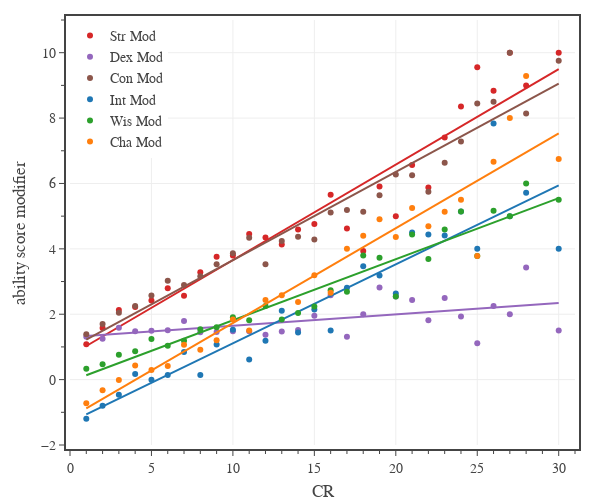

Notebook code cell kept with this figure:
### Code cell
# Ability score modifier
columns = ['Str Mod','Dex Mod','Con Mod','Int Mod','Wis Mod','Cha Mod']
colors = ['#d62728','#9467bd','#8c564b','#1f77b4','#2ca02c','#ff7f0e']

df1 = df0[df0['Category'].isin(['generic','legendary','unique']) & df0['CR'].between(1, 30)]

# create figure
fig = go.Figure(
    layout=go.Layout(
        template=tfb.FIG_TEMPLATE,
        margin=dict(l=70, r=25, b=55, t=20, pad=4),
        xaxis=dict(
            title_text='CR',
            range=[0,31],
            tick0=0, dtick=5,
            minor=dict(tick0=0, dtick=1),
        ),
        yaxis=dict(
            title_text='ability score modifier',
            range=[-2,11],
            tick0=0, dtick=2,
            minor=dict(tick0=0, dtick=1),
        ),
        legend=dict(
            xanchor='left', yanchor='top',
            x=0.00, y=1.00,
            orientation='v',
            tracegroupgap=0,
        )
    )
)

for column, color in zip(columns, colors):
    plot_mean_fit(fig, df1, 'CR', column, column, color)

# show figure
fig.update_layout(width=600, height=500)
fig.show(config=tfb.FIG_CONFIG)

# save figures
if SAVEFIGS:
    fig.update_layout(autosize=True, width=None, height=None)
    tfb.save_fig_html(fig, format='large', name='fig-ability-score-modifier-vs-cr-large')
    tfb.save_fig_html(fig, format='small', name='fig-ability-score-modifier-vs-cr-small')

### Figure 1 — Plotly figure (JSON) as saved in the notebook; plotly's stock layout.template omitted (floating-point values rounded to 4 significant figures)
{"data": [{"hovertemplate": "<b>Str Mod</b><br>CR %{x:,.0f}<br>Mean %{y:,.1f}<br><extra></extra>", "legendgroup": "Str Mod", "line": {"color": "#d62728"}, "mode": "markers", "name": "Str Mod", "type": "scatter", "x": [1, 2, 3, 4, 5, 6, 7, 8, 9, 10, 11, 12, 13, 14, 15, 16, 17, 18, 19, 20, 21, 22, 23, 24, 25, 26, 27, 28, 30], "y": [1.085, 1.579, 2.132, 2.224, 2.421, 2.792, 2.564, 3.288, 3.755, 3.795, 4.455, 4.344, 4.132, 4.593, 4.762, 5.654, 4.625, 3.933, 5.909, 5, 6.562, 5.875, 7.409, 8.357, 9.556, 8.833, 10, 9, 10]}, {"hoverinfo": "skip", "legendgroup": "Str Mod", "line": {"color": "#d62728"}, "mode": "lines", "name": "Str Mod", "showlegend": false, "type": "scatter", "x": [1, 2, 3, 4, 5, 6, 7, 8, 9, 10, 11, 12, 13, 14, 15, 16, 17, 18, 19, 20, 21, 22, 23, 24, 25, 26, 27, 28, 30], "y": [1.028, 1.32, 1.612, 1.904, 2.196, 2.488, 2.78, 3.072, 3.364, 3.656, 3.948, 4.239, 4.531, 4.823, 5.115, 5.407, 5.699, 5.991, 6.283, 6.575, 6.867, 7.159, 7.451, 7.743, 8.035, 8.326, 8.618, 8.91, 9.494]}, {"hovertemplate": "<b>Dex Mod</b><br>CR %{x:,.0f}<br>Mean %{y:,.1f}<br><extra></extra>", "legendgroup": "Dex Mod", "line": {"color": "#9467bd"}, "mode": "markers", "name": "Dex Mod", "type": "scatter", "x": [1, 2, 3, 4, 5, 6, 7, 8, 9, 10, 11, 12, 13, 14, 15, 16, 17, 18, 19, 20, 21, 22, 23, 24, 25, 26, 27, 28, 30], "y": [1.314, 1.251, 1.589, 1.477, 1.493, 1.506, 1.795, 1.45, 1.453, 1.477, 1.477, 1.375, 1.474, 1.519, 1.952, 2.577, 1.312, 2, 2.818, 2.545, 2.438, 1.812, 2.5, 1.929, 1.111, 2.25, 2, 3.429, 1.5]}, {"hoverinfo": "skip", "legendgroup": "Dex Mod", "line": {"color": "#9467bd"}, "mode": "lines", "name": "Dex Mod", "showlegend": false, "type": "scatter", "x": [1, 2, 3, 4, 5, 6, 7, 8, 9, 10, 11, 12, 13, 14, 15, 16, 17, 18, 19, 20, 21, 22, 23, 24, 25, 26, 27, 28, 30], "y": [1.335, 1.369, 1.404, 1.439, 1.473, 1.508, 1.543, 1.578, 1.612, 1.647, 1.682, 1.716, 1.751, 1.786, 1.82, 1.855, 1.89, 1.924, 1.959, 1.994, 2.028, 2.063, 2.098, 2.132, 2.167, 2.202, 2.236, 2.271, 2.341]}, {"hovertemplate": "<b>Con Mod</b><br>CR %{x:,.0f}<br>Mean %{y:,.1f}<br><extra></extra>", "legendgroup": "Con Mod", "line": {"color": "#8c564b"}, "mode": "markers", "name": "Con Mod", "type": "scatter", "x": [1, 2, 3, 4, 5, 6, 7, 8, 9, 10, 11, 12, 13, 14, 15, 16, 17, 18, 19, 20, 21, 22, 23, 24, 25, 26, 27, 28, 30], "y": [1.39, 1.699, 2.046, 2.252, 2.571, 3.026, 2.897, 3.163, 3.528, 3.864, 4.341, 3.531, 4.237, 4.37, 4.286, 5.115, 5.188, 5.133, 5.636, 6.273, 6.25, 5.75, 6.636, 7.286, 8.444, 8.5, 10, 8.143, 9.75]}, {"hoverinfo": "skip", "legendgroup": "Con Mod", "line": {"color": "#8c564b"}, "mode": "lines", "name": "Con Mod", "showlegend": false, "type": "scatter", "x": [1, 2, 3, 4, 5, 6, 7, 8, 9, 10, 11, 12, 13, 14, 15, 16, 17, 18, 19, 20, 21, 22, 23, 24, 25, 26, 27, 28, 30], "y": [1.222, 1.492, 1.762, 2.032, 2.302, 2.572, 2.842, 3.112, 3.382, 3.652, 3.921, 4.191, 4.461, 4.731, 5.001, 5.271, 5.541, 5.811, 6.081, 6.351, 6.621, 6.891, 7.161, 7.431, 7.701, 7.971, 8.241, 8.511, 9.051]}, {"hovertemplate": "<b>Int Mod</b><br>CR %{x:,.0f}<br>Mean %{y:,.1f}<br><extra></extra>", "legendgroup": "Int Mod", "line": {"color": "#1f77b4"}, "mode": "markers", "name": "Int Mod", "type": "scatter", "x": [1, 2, 3, 4, 5, 6, 7, 8, 9, 10, 11, 12, 13, 14, 15, 16, 17, 18, 19, 20, 21, 22, 23, 24, 25, 26, 27, 28, 30], "y": [-1.195, -0.7978, -0.4636, 0.1682, -0.007143, 0.1429, 0.8462, 0.1375, 1.075, 1.523, 0.6136, 1.188, 2.105, 1.444, 2.143, 1.5, 2.812, 3.467, 3.182, 2.636, 4.5, 4.438, 4.409, 5.143, 4, 7.833, 5, 5.714, 4]}, {"hoverinfo": "skip", "legendgroup": "Int Mod", "line": {"color": "#1f77b4"}, "mode": "lines", "name": "Int Mod", "showlegend": false, "type": "scatter", "x": [1, 2, 3, 4, 5, 6, 7, 8, 9, 10, 11, 12, 13, 14, 15, 16, 17, 18, 19, 20, 21, 22, 23, 24, 25, 26, 27, 28, 30], "y": [-1.06, -0.8187, -0.5771, -0.3356, -0.09408, 0.1475, 0.389, 0.6305, 0.8721, 1.114, 1.355, 1.597, 1.838, 2.08, 2.321, 2.563, 2.804, 3.046, 3.287, 3.529, 3.77, 4.012, 4.254, 4.495, 4.737, 4.978, 5.22, 5.461, 5.944]}, {"hovertemplate": "<b>Wis Mod</b><br>CR %{x:,.0f}<br>Mean %{y:,.1f}<br><extra></extra>", "legendgroup": "Wis Mod", "line": {"color": "#2ca02c"}, "mode": "markers", "name": "Wis Mod", "type": "scatter", "x": [1, 2, 3, 4, 5, 6, 7, 8, 9, 10, 11, 12, 13, 14, 15, 16, 17, 18, 19, 20, 21, 22, 23, 24, 25, 26, 27, 28, 30], "y": [0.3305, 0.4699, 0.7616, 0.8692, 1.243, 1.039, 1.192, 1.538, 1.604, 1.909, 1.818, 2.25, 1.842, 2.037, 2.238, 2.731, 2.688, 3.8, 3.727, 2.545, 4.438, 3.688, 4.591, 5.143, 3.778, 5.167, 5, 6, 5.5]}, {"hoverinfo": "skip", "legendgroup": "Wis Mod", "line": {"color": "#2ca02c"}, "mode": "lines", "name": "Wis Mod", "showlegend": false, "type": "scatter", "x": [1, 2, 3, 4, 5, 6, 7, 8, 9, 10, 11, 12, 13, 14, 15, 16, 17, 18, 19, 20, 21, 22, 23, 24, 25, 26, 27, 28, 30], "y": [0.1354, 0.3222, 0.5089, 0.6957, 0.8824, 1.069, 1.256, 1.443, 1.629, 1.816, 2.003, 2.19, 2.376, 2.563, 2.75, 2.937, 3.123, 3.31, 3.497, 3.684, 3.87, 4.057, 4.244, 4.431, 4.617, 4.804, 4.991, 5.178, 5.551]}, {"hovertemplate": "<b>Cha Mod</b><br>CR %{x:,.0f}<br>Mean %{y:,.1f}<br><extra></extra>", "legendgroup": "Cha Mod", "line": {"color": "#ff7f0e"}, "mode": "markers", "name": "Cha Mod", "type": "scatter", "x": [1, 2, 3, 4, 5, 6, 7, 8, 9, 10, 11, 12, 13, 14, 15, 16, 17, 18, 19, 20, 21, 22, 23, 24, 25, 26, 27, 28, 30], "y": [-0.7203, -0.3279, -0.01325, 0.4299, 0.2929, 0.4156, 1.064, 0.9125, 1.208, 1.841, 1.5, 2.438, 2.579, 2.37, 3.19, 2.654, 4, 4.4, 4.909, 4.364, 5.25, 4.688, 5.136, 5.5, 3.778, 6.667, 8, 9.286, 6.75]}, {"hoverinfo": "skip", "legendgroup": "Cha Mod", "line": {"color": "#ff7f0e"}, "mode": "lines", "name": "Cha Mod", "showlegend": false, "type": "scatter", "x": [1, 2, 3, 4, 5, 6, 7, 8, 9, 10, 11, 12, 13, 14, 15, 16, 17, 18, 19, 20, 21, 22, 23, 24, 25, 26, 27, 28, 30], "y": [-0.8777, -0.5877, -0.2978, -0.007814, 0.2821, 0.5721, 0.8621, 1.152, 1.442, 1.732, 2.022, 2.312, 2.602, 2.892, 3.182, 3.472, 3.762, 4.052, 4.342, 4.632, 4.921, 5.211, 5.501, 5.791, 6.081, 6.371, 6.661, 6.951, 7.531]}], "layout": {"height": 500, "legend": {"orientation": "v", "tracegroupgap": 0, "x": 0, "xanchor": "left", "y": 1, "yanchor": "top"}, "margin": {"b": 55, "l": 70, "pad": 4, "r": 25, "t": 20}, "width": 600, "xaxis": {"dtick": 5, "minor": {"dtick": 1, "tick0": 0}, "range": [0, 31], "tick0": 0, "title": {"text": "CR"}}, "yaxis": {"dtick": 2, "minor": {"dtick": 1, "tick0": 0}, "range": [-2, 11], "tick0": 0, "title": {"text": "ability score modifier"}}}}
